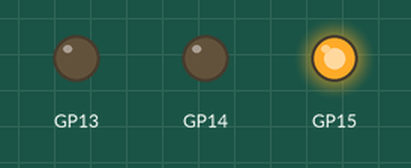
This program was run on a simulated Raspberry Pi Pico running MicroPython. Parts: output pins drawn as LEDs (lit = HIGH).

Above: at 1.0 s.
At 5.0 s:
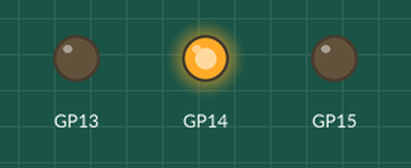
At 9.0 s:
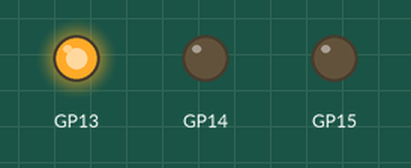
At 11.0 s:
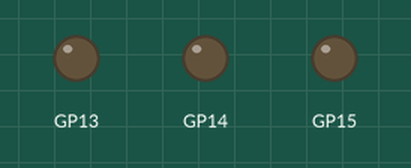
Timing chart, 0 to 15.6 s (numbered marks = the images above):
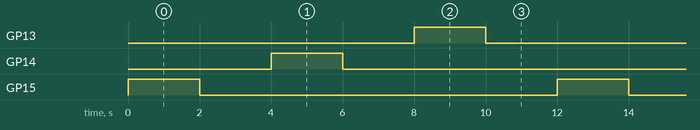

The program:

three_leds.py
```python
#!/usr/bin/python

"""
control a sequence of led lights on the Rasperry Pi Pico (turned on or off)
"""

import machine
import utime

# assign each color of led to its pin number
pins = {
    "red": 15,
    "yellow": 14,
    "green": 13,
}


def switch(color, mode):
    """
    switch a led with a certain color on or off
    """
    turn = 1 if mode == "on" else 0
    machine.Pin(pins[color], machine.Pin.OUT).value(turn)
    utime.sleep(2)


# do the loop sequence
while True:
    switch("red", "on")
    switch("red", "off")
    switch("yellow", "on")
    switch("yellow", "off")
    switch("green", "on")
    switch("green", "off")
```

Measured:
- by itself, GP13–15: alternates HIGH for 2.0 s and LOW for 10.0 s
